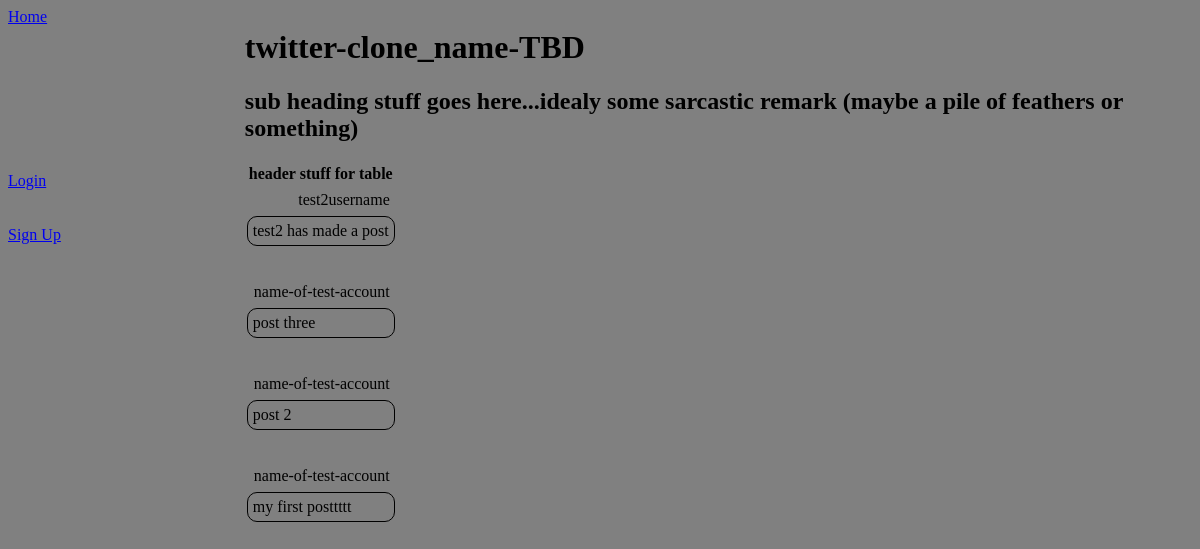
Before: / with the older database file.
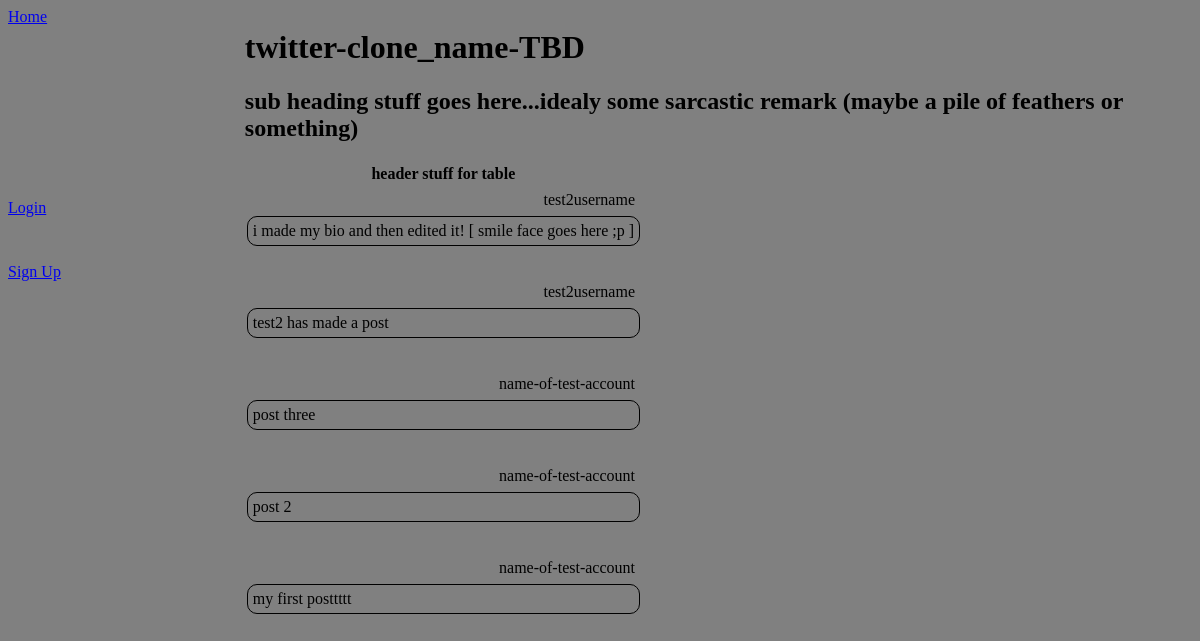
After: the same page with the newer database file.
### project/models.py (models this page shows)
class Posts(UserMixin, db.Model):
	id = db.Column(db.Integer, primary_key=True) # primary keys are required by SQLAlchemy
	post = db.Column(db.String(512),nullable=False)
	user_id = db.Column(db.Integer,db.ForeignKey('user.id'),nullable=False)

class User(UserMixin, db.Model):
	id = db.Column(db.Integer, primary_key=True) # primary keys are required by SQLAlchemy
	email = db.Column(db.String(100), unique=True)
	password = db.Column(db.String(100))
	username = db.Column(db.String(1000))
	biography = db.Column(db.String(1000))

### project/main.py (the view)
@main.route('/')
def index():
	posts = db.session.query(Posts, User).filter(Posts.user_id == User.id).order_by(Posts.id).all()[::-1]
	return render_template('index.html', posts=posts)

### project/templates/index.html
{% extends "base.html" %}
{% block content %}
<h1 class="title">
  twitter-clone_name-TBD
</h1>
<h2 class="subtitle">
  sub heading stuff goes here...idealy some sarcastic remark (maybe a pile of feathers or something)
</h2>
{% if posts|length < 1 %}
<h4 style="text-align:center;">There are no posts yet</h4>
{% else %}
<table>
    <tr>
        <th>header stuff for table</th>
    </tr>
    {% for post in posts %}
      <tr><td style="border: none; text-align: end">{{ post.User.username }}</td></tr>
      <tr><td>{{ post.Posts.post }}</td></tr>
    <tr><td style="border: none;"><br></td></tr>
    {% endfor %}
</table>
{% endif %}
{% endblock %}

### project/templates/base.html (shortened to what this page needs)
<!DOCTYPE html>
<html>
<head>
    <link rel="stylesheet" href="{{ url_for('static', filename='css/main.css') }}">
</head>
<body>
    <div class="parent">
        <div class="div1">
            <a href="{{ url_for('main.index') }}" class="navbar-item">
                Home
            </a>
        </div>
        {% if not current_user.is_authenticated %}
            <div class="div4">
                <a href="{{ url_for('auth.login') }}" class="navbar-item">
                    Login
                </a>
            </div>
            <div class="div5">
                <a href="{{ url_for('auth.signup') }}" class="navbar-item">
                    Sign Up
                </a>
            </div>
        {% endif %}
        <div class="div7">
            <div class="container has-text-centered">
               {% block content %}
               {% endblock %}
            </div>
        </div>
    </div>
</body>
</html>

### project/static/css/main.css (style rules this page uses)
html { background: grey; }
.parent { display: grid; grid-template-columns: .25fr 1fr; grid-template-rows: repeat(10, 1fr); grid-column-gap: 0px; grid-row-gap: 0px; }
.div1 { grid-area: 1 / 1 / 2 / 2; }
.div4 { grid-area: 4 / 1 / 5 / 2; }
.div5 { grid-area: 5 / 1 / 6 / 2; }
.div7 { grid-area: 1 / 2 / 11 / 3; }
td { border: 1px solid black; border-radius: 10px; padding: 5px; }

Changed rows visible on the page:
added Posts: User.username "test2username", Posts.post "i made my bio and then edited it! [ smile face goes here ;p ]"
